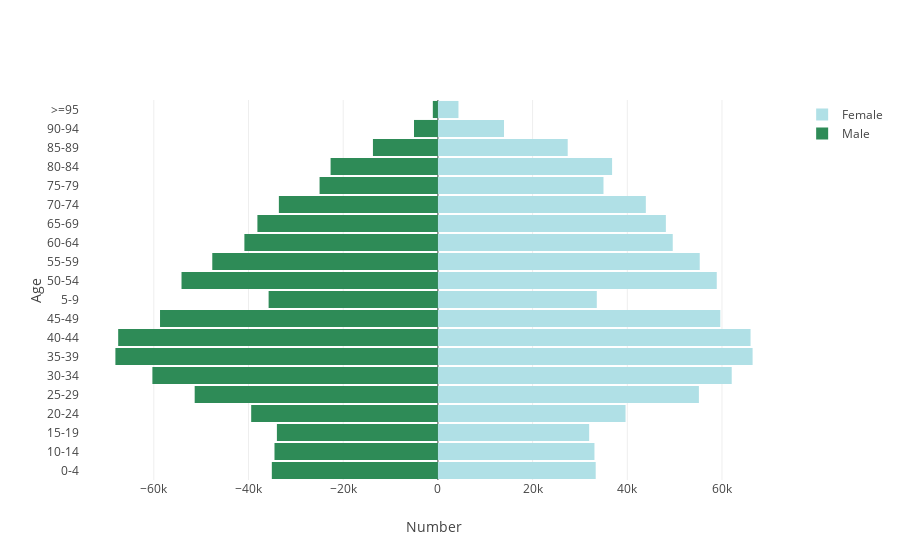

Notebook source saved alongside this figure:
### Code cell
#list(age_df.index)
#data = go.bar(y=list(age_df.index),x=list(age_df['Female'])
layout = go.Layout(yaxis=go.layout.YAxis(title='Age'),
                   xaxis=go.layout.XAxis(
                       title='Number'),
                   barmode='overlay',
                   bargap=0.1)

data = [go.Bar(y=list(age_df.index),
               x=list(age_df['Female']),
               orientation='h',
               name='Female',
               hoverinfo='x',
               marker=dict(color='powderblue')
               ),
        go.Bar(y=list(age_df.index),
               x=-1 * age_df['Male'].astype('int'),
               orientation='h',
               name='Male',
               hoverinfo='text',
               marker=dict(color='seagreen')
               )]

iplot(dict(data=data, layout=layout))

### Figure 1 — Plotly figure (JSON) as saved in the notebook; plotly's stock layout.template omitted (floating-point values rounded to 4 significant figures)
{"data": [{"hoverinfo": "x", "marker": {"color": "powderblue"}, "name": "Female", "orientation": "h", "type": "bar", "uid": "0f5eb426-126f-4032-b28d-3d0d41f58da6", "x": [33328, 33064, 31950, 39630, 55123, 62054, 66464, 66033, 59644, 33558, 58895, 55298, 49597, 48146, 43915, 34972, 36789, 27416, 13964, 4344], "y": ["0-4", "10-14", "15-19", "20-24", "25-29", "30-34", "35-39", "40-44", "45-49", "5-9", "50-54", "55-59", "60-64", "65-69", "70-74", "75-79", "80-84", "85-89", "90-94", ">=95"]}, {"hoverinfo": "text", "marker": {"color": "seagreen"}, "name": "Male", "orientation": "h", "type": "bar", "uid": "59e19009-7401-4c2f-9263-296d2adfc8ba", "x": [-35074, -34511, -34003, -39432, -51366, -60299, -68111, -67524, -58688, -35751, -54146, -47651, -40868, -38118, -33586, -24990, -22664, -13720, -5052, -1071], "y": ["0-4", "10-14", "15-19", "20-24", "25-29", "30-34", "35-39", "40-44", "45-49", "5-9", "50-54", "55-59", "60-64", "65-69", "70-74", "75-79", "80-84", "85-89", "90-94", ">=95"]}], "layout": {"bargap": 0.1, "barmode": "overlay", "xaxis": {"title": {"text": "Number"}}, "yaxis": {"title": {"text": "Age"}}}}
